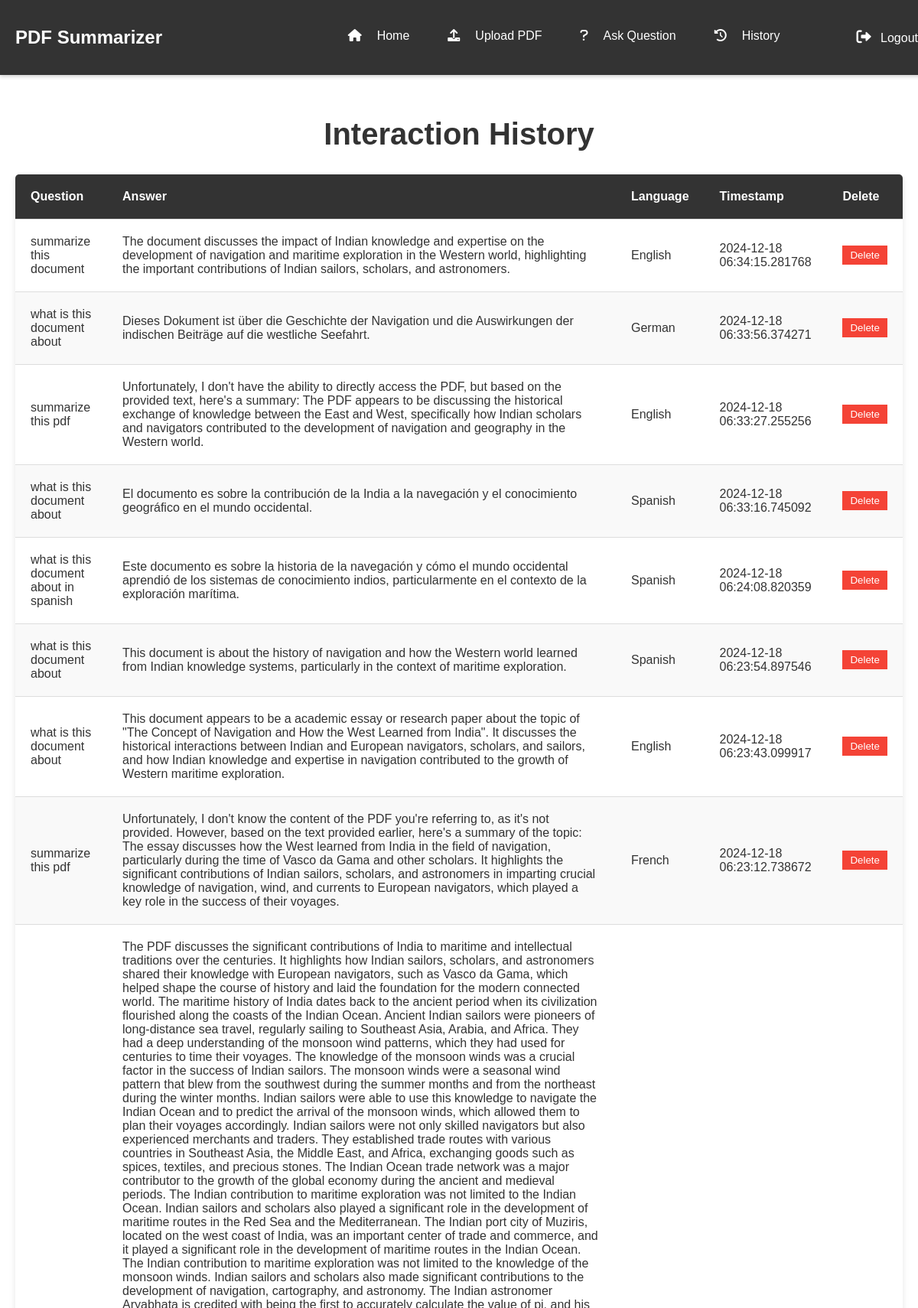
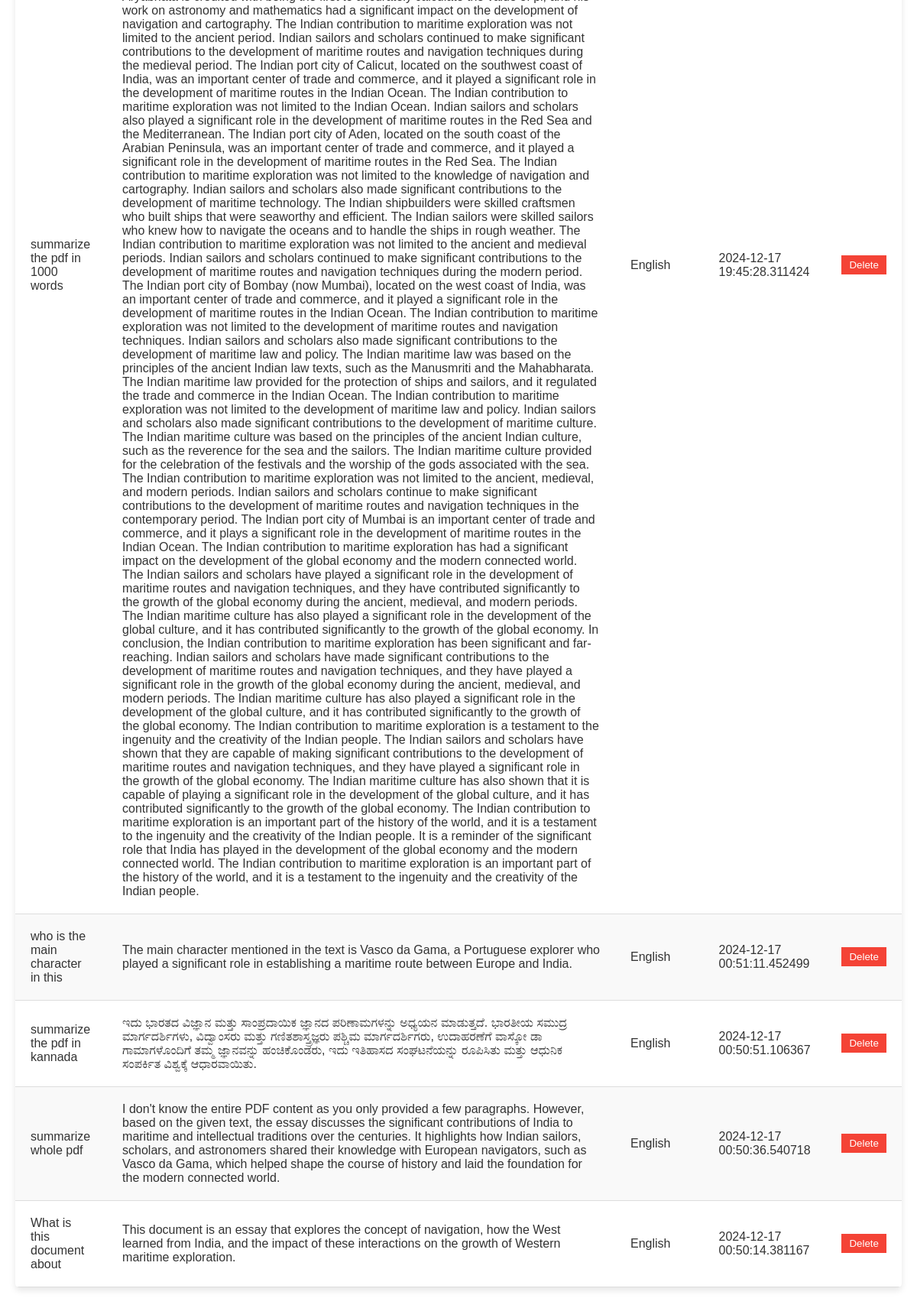
Screenshot of /history (signed in) with the database file from the repository (2 pictures, top to bottom).
### tables this page shows
CREATE TABLE history (
                              id INTEGER PRIMARY KEY AUTOINCREMENT,
                              user_id INTEGER,
                              question TEXT,
                              answer TEXT,
                              language TEXT,
                              timestamp TIMESTAMP DEFAULT CURRENT_TIMESTAMP,
                              FOREIGN KEY (user_id) REFERENCES users (id));

### app.py (the view, shortened to what this page needs)
@app.route('/history', methods=['GET', 'POST'])
def history():
    if 'logged_in' not in session:
        flash('You need to be logged in to view your history.', 'error')
        return redirect(url_for('login'))
    user_id = session.get('user_id')
    try:
        with sqlite3.connect('users.db') as conn:
            cursor = conn.cursor()
            cursor.execute('''SELECT id, question, answer, language, timestamp
                              FROM history
                              WHERE user_id = ?
                              ORDER BY timestamp DESC''', (user_id,))
            history_data = cursor.fetchall()
        if not history_data:
            flash('No history found for your account.', 'info')
        return render_template('history.html', history=history_data)
    except sqlite3.OperationalError as e:
        logging.error(f"Database operational error: {e}")
        flash('Database error: Please check the database setup.', 'error')
        return redirect(url_for('index'))
    except sqlite3.Error as e:
        logging.error(f"Database error: {e}")
        flash('An error occurred while retrieving your history. Please try again later.', 'error')
        return redirect(url_for('index'))
    except Exception as e:
        logging.error(f"Unexpected error: {e}")
        flash('An unexpected error occurred. Please try again later.', 'error')
        return redirect(url_for('index'))

### templates/history.html (shortened to what this page needs)
<!DOCTYPE html>
<html lang="en">
<head>
    <link rel="stylesheet" href="{{ url_for('static', filename='hr.css') }}">
    <link rel="stylesheet" href="https://cdnjs.cloudflare.com/ajax/libs/font-awesome/6.0.0-beta3/css/all.min.css">
</head>
<body>
    <nav class="navbar">
        <h2> <a href="/" class="logo">PDF Summarizer</a></h2>
         <ul class="nav-links">
             <li>
                 <i class="fa-solid fa-house"></i><a href="/">Home</a></li>
             <li><i class="fa-solid fa-upload"></i><a href="/upload_pdf">Upload PDF</a></li>
             <li><i class="fa-solid fa-question"></i><a href="/ask_question">Ask Question</a></li>
             <li><i class="fa-solid fa-history"></i><a href="/history">History</a></li><br>
             <li id="auth-links">
                 {% if session['user_id'] %}
                 <a href="/logout"><i class="fas fa-sign-out-alt"></i> Logout</a>
             {% else %}
                 <a href="/login"><i class="fas fa-sign-in-alt"></i> Login</a>
                 <a href="/signup"><i class="fas fa-user-plus"></i> Sign Up</a>
             {% endif %}
             </li>
         </ul>
     </nav>
    <div class="container">
        <header><br><br>
            <h1>Interaction History</h1>
        </header>
        <div class="history-list">
            {% if history %}
                <table class="history-table">
                    <thead>
                        <tr>
                            <th>Question</th>
                            <th>Answer</th>
                            <th>Language</th>
                            <th>Timestamp</th>
                            <th>Delete</th>
                        </tr>
                    </thead>
                    <tbody>
                        {% for record in history %}
                        <tr>
                            <td>{{ record[1] }}</td>
                            <td>{{ record[2] }}</td>
                            <td>{{ record[3] }}</td>
                            <td>{{ record[4] }}</td>
                            <td>
                                <form method="post" action="{{ url_for('history') }}">
                                    <button type="submit" onclick="return confirm('Are you sure you want to delete this entry?');">Delete</button>
                                </form>
                            </td>
                        </tr>
                    {% endfor %}
                </table>
            {% else %}
                <p>No history available.</p>
            {% endif %}
        </div>
    </div>
</body>
</html>

### static/hr.css (style rules this page uses)
.navbar { position: fixed; top: 0; left: 0; width: 100%; background-color: #333; color: #fff; padding: 15px 20px; box-shadow: 0 2px 5px rgba(0, 0, 0, 0.2); z-index: 1000; display: flex; justify-content: space-between; align-items: center; }
.navbar .logo { font-size: 1.5rem; font-weight: bold; color: #fff; text-decoration: none; }
.nav-links { list-style: none; display: flex; gap: 30px; }
.navbar .nav-links a { color: #fff; text-decoration: none; font-size: 1rem; padding: 20px; transition: color 0.3s ease; }
.nav-links a i { margin-right: 8px; font-size: 1.2rem; }
body { margin: 0; padding: 0; padding-top: 70px; font-family: 'Poppins', sans-serif; background: #f4f4f4; color: #333; }
.container { max-width: 1200px; margin: 0 auto; padding: 20px; background: #fff; border-radius: 8px; box-shadow: 0 4px 8px rgba(0, 0, 0, 0.1); }
header { text-align: center; margin-bottom: 30px; }
header h1 { font-size: 2.5rem; color: #333; }
.history-list { margin: 20px 0; }
.history-table { width: 100%; border-collapse: collapse; background: #fff; border-radius: 5px; overflow: hidden; box-shadow: 0 4px 8px rgba(0, 0, 0, 0.1); }
.history-table thead { background: #333; color: #fff; }
.history-table th, .history-table td { padding: 20px; text-align: left; border-bottom: 1px solid #ddd; }
.history-table tr:nth-child(even) { background: #f9f9f9; }
button { background-color: #f44336; color: #fff; border: none; padding: 5px 10px; cursor: pointer; }

### rows the page displays
history: question "summarize this document", answer "The document discusses the impact of Indian knowledge and expertise on the development of navigation and maritime exploration in the Western world, highlighting the important contributions of Indian sailors, scholars, and astronomers.", language "English", timestamp "2024-12-18 06:34:15.281768"
history: question "what is this document about", answer "Dieses Dokument ist über die Geschichte der Navigation und die Auswirkungen der indischen Beiträge auf die westliche Seefahrt.", language "German", timestamp "2024-12-18 06:33:56.374271"
history: question "summarize this pdf", answer "Unfortunately, I don't have the ability to directly access the PDF, but based on the provided text, here's a summary: The PDF appears to be discussing the historical exchange of knowledge between the East and West, specifically how Indian scholars and navigators contributed to the development of navigation and geography in the Western world.", language "English", timestamp "2024-12-18 06:33:27.255256"
history: question "what is this document about", answer "El documento es sobre la contribución de la India a la navegación y el conocimiento geográfico en el mundo occidental.", language "Spanish", timestamp "2024-12-18 06:33:16.745092"
history: question "what is this document about in spanish", answer "Este documento es sobre la historia de la navegación y cómo el mundo occidental aprendió de los sistemas de conocimiento indios, particularmente en el contexto de la exploración marítima.", language "Spanish", timestamp "2024-12-18 06:24:08.820359"
history: question "what is this document about", answer "This document is about the history of navigation and how the Western world learned from Indian knowledge systems, particularly in the context of maritime exploration.", language "Spanish", timestamp "2024-12-18 06:23:54.897546"
history: question "what is this document about", answer "This document appears to be a academic essay or research paper about the topic of \"The Concept of Navigation and How the West Learned from India\". It discusses the historical interactions between Indian and European navigators, scholars, and sailors, and how Indian knowledge and expertise in navigation contributed to the growth of Western maritime exploration.", language "English", timestamp "2024-12-18 06:23:43.099917"
history: question "summarize this pdf", answer "Unfortunately, I don't know the content of the PDF you're referring to, as it's not provided. However, based on the text provided earlier, here's a summary of the topic: The essay discusses how the West learned from India in the field of navigation, particularly during the time of Vasco da Gama and other scholars. It highlights the significant contributions of Indian sailors, scholars, and astronomers in imparting crucial knowledge of navigation, wind, and currents to European navigators, which played a key role in the success of their voyages.", language "French", timestamp "2024-12-18 06:23:12.738672"
history: question "summarize the pdf in 1000 words", answer "The PDF discusses the significant contributions of India to maritime and intellectual traditions over the centuries. It highlights how Indian sailors, scholars, and astronomers shared their knowledge with European navigators, such as Vasco da Gama, which helped shape the course of history and laid the foundation for the modern connected world. The maritime history of India dates back to the ancient period when its civilization flourished along the coasts of the Indian Ocean. Ancient Indian sailors were pioneers of long-distance sea travel, regularly sailing to Southeast Asia, Arabia, and Africa. They had a deep understanding of the monsoon wind patterns, which they had used for centuries to…", language "English", timestamp "2024-12-17 19:45:28.311424"
history: question "who is the main character in this", answer "The main character mentioned in the text is Vasco da Gama, a Portuguese explorer who played a significant role in establishing a maritime route between Europe and India.", language "English", timestamp "2024-12-17 00:51:11.452499"
history: question "summarize the pdf in kannada", answer "ಇದು ಭಾರತದ ವಿಜ್ಞಾನ ಮತ್ತು ಸಾಂಪ್ರದಾಯಿಕ ಜ್ಞಾನದ ಪರಿಣಾಮಗಳನ್ನು ಅಧ್ಯಯನ ಮಾಡುತ್ತದೆ. ಭಾರತೀಯ ಸಮುದ್ರ ಮಾರ್ಗದರ್ಶಿಗಳು, ವಿದ್ವಾಂಸರು ಮತ್ತು ಗಣಿತಶಾಸ್ತ್ರಜ್ಞರು ಪಶ್ಚಿಮ ಮಾರ್ಗದರ್ಶಿಗರು, ಉದಾಹರಣೆಗೆ ವಾಸ್ಕೋ ಡಾ ಗಾಮಾಗಳೊಂದಿಗೆ ತಮ್ಮ ಜ್ಞಾನವನ್ನು ಹಂಚಿಕೊಂಡರು, ಇದು ಇತಿಹಾಸದ ಸಂಘಟನೆಯನ್ನು ರೂಪಿಸಿತು ಮತ್ತು ಆಧುನಿಕ ಸಂಪರ್ಕಿತ ವಿಶ್ವಕ್ಕೆ ಆಧಾರವಾಯಿತು.", language "English", timestamp "2024-12-17 00:50:51.106367"
history: question "summarize whole pdf", answer "I don't know the entire PDF content as you only provided a few paragraphs. However, based on the given text, the essay discusses the significant contributions of India to maritime and intellectual traditions over the centuries. It highlights how Indian sailors, scholars, and astronomers shared their knowledge with European navigators, such as Vasco da Gama, which helped shape the course of history and laid the foundation for the modern connected world.", language "English", timestamp "2024-12-17 00:50:36.540718"
history: question "What is this document about", answer "This document is an essay that explores the concept of navigation, how the West learned from India, and the impact of these interactions on the growth of Western maritime exploration.", language "English", timestamp "2024-12-17 00:50:14.381167"
